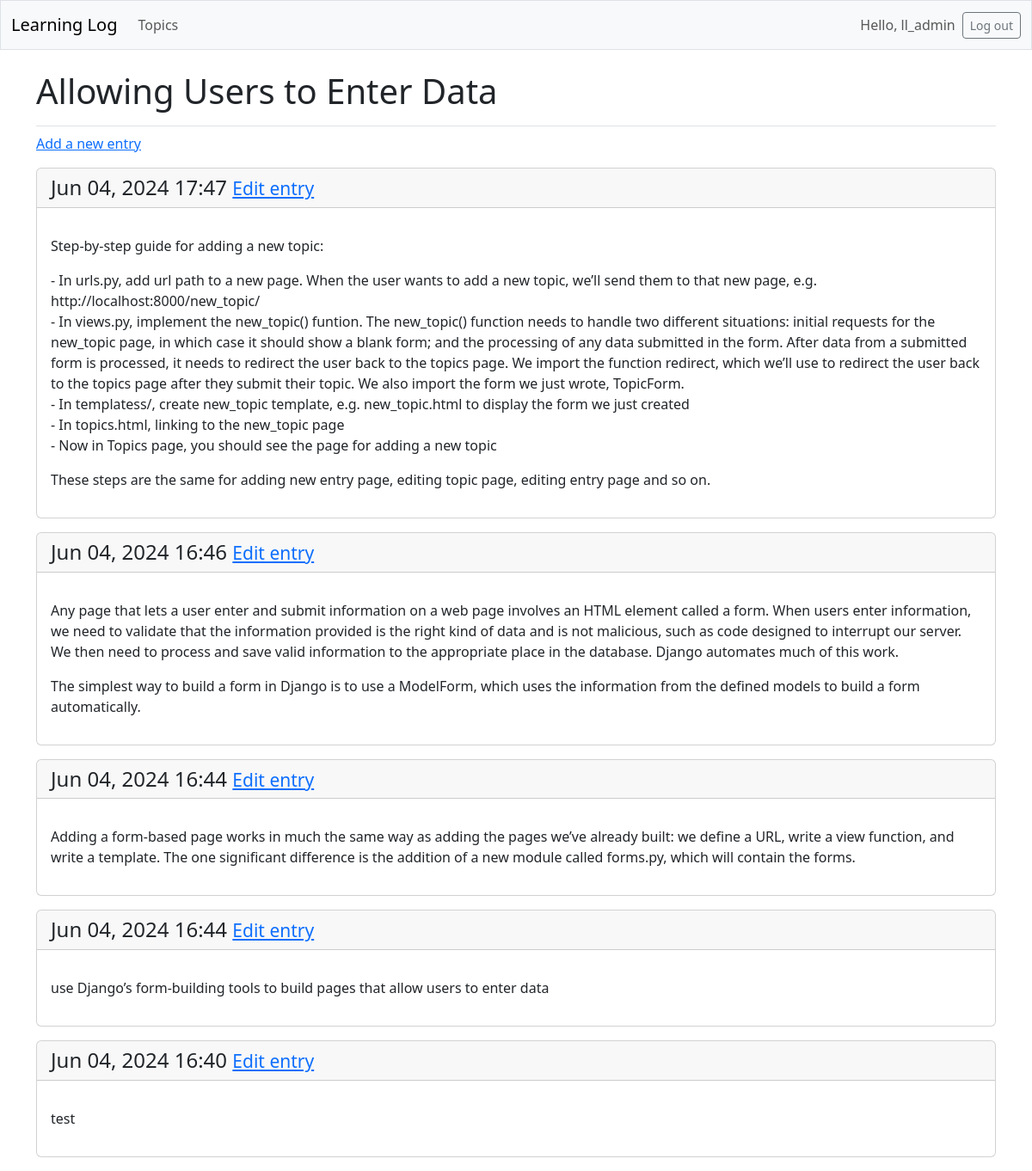
The page /topics/3/ (signed in) on the database its author committed.
### learning_logs/models.py (models this page shows, shortened)
class Topic(models.Model):
    text = models.CharField(max_length=200)
    date_added = models.DateTimeField(auto_now_add=True)
    owner = models.ForeignKey(User, on_delete=models.CASCADE)

class Entry(models.Model):
    topic = models.ForeignKey(Topic, on_delete=models.CASCADE)
    text = models.TextField()
    date_added = models.DateTimeField(auto_now_add=True)
    class Meta:
        verbose_name_plural = 'entries'

### learning_logs/views.py (the view)
# urls.py: path('topics/<int:topic_id>/', views.topic, name='topic'),
@login_required
def topic(request, topic_id):
    topic = Topic.objects.get(id=topic_id)
    if topic.owner != request.user:
        raise Http404
    entries = topic.entry_set.order_by('-date_added')
    context = {'topic': topic, 'entries': entries}
    return render(request, 'learning_logs/topic.html', context)

### learning_logs/templates/learning_logs/topic.html
{% extends 'learning_logs/base.html' %}
{% block page_header %}
<h1>{{ topic.text }}</h1>
{% endblock page_header %}
{% block content %}
<p>
    <a href="{% url 'learning_logs:new_entry' topic.id %}">Add a new entry</a>
</p>
{% for entry in entries %}
<div class="card mb-3">
    <h4 class="card-header">
        {{ entry.date_added|date:'M d, Y H:i' }}
        <small><a href="{% url 'learning_logs:edit_entry' entry.id %}">
                Edit entry</a></small>
    </h4>
    <div class="card-body">
        <p class="card-text">{{ entry.text|linebreaks }}</p>
    </div>
</div>
{% empty %}
<p>There are no entries for this topic yet.</p>
{% endfor %}
{% endblock content %}

### learning_logs/templates/learning_logs/base.html (shortened to what this page needs)
<!-- All Bootstrap styling options are now available in any template that inherits from base.html.
    If you want to use custom template tags from django-bootstrap5, each template will need to include
    the {% load django_bootstrap5 %} tag -->
<!DOCTYPE html>
<html lang="en">
<head>
    {% load django_bootstrap5 %}
    {% bootstrap_css %}
</head>
<body>
    <nav class="navbar navbar-expand-md navbar-light bg-light mb-4 border">
        <div class="container-fluid">
            <a class="navbar-brand" href="{% url 'learning_logs:index' %}">Learning Log</a>
            <div class="collapse navbar-collapse" id="navbarCollapse">
                <ul class="navbar-nav me-auto mb-2 mb-md-0">
                    <li class=" nav-item">
                        <a class="nav-link" href="{% url 'learning_logs:topics' %}">Topics</a>
                    </li>
                </ul>
                <ul class="navbar-nav ms-auto mb-2 mb-md-0">
                    {% if user.is_authenticated %}
                    <li class="nav-item">
                        <span class="navbar-text me-2">Hello, {{ user.username }}</span>
                    </li>
                    {% endif %}
                </ul>
                {% if user.is_authenticated %}
                <form action="{% url 'accounts:logout' %}" method="post">
                    <button type="submit" class="btn btn-outline-secondary btn-sm">Log out</button>
                </form>
                {% endif %}
            </div>
        </div>
    </nav>
    <main class="container">
        <div class="pb-2 mb-2 border-bottom">
            {% block page_header %} {% endblock page_header %}
        </div>
        <div>
            {% block content %}{% endblock content %}
        </div>
    </main>
</body>
</html>

### rows shown on the page
Topic: text "Allowing Users to Enter Data"
Entry: date_added "Jun 04, 2024 17:47", text "Step-by-step guide for adding a new topic: - In urls.py, add url path to a new page. When the user wants to add a new topic, we’ll send them to that new page, e.g. http://localhost:8000/new_topic/ - In views.py, implement the new_topic() funtion. The new_topic() function needs to handle two different situations: initial requests for the new_topic page, in which case it should show a blank form; and the processing of any data submitted in the form. After data from a submitted form is processed, it needs to redirect the user back to the topics page. We import the function redirect, which we’ll use to redirect the user back to the topics page after they submit their topic. We also import the…"
Entry: date_added "Jun 04, 2024 16:46", text "Any page that lets a user enter and submit information on a web page involves an HTML element called a form. When users enter information, we need to validate that the information provided is the right kind of data and is not malicious, such as code designed to interrupt our server. We then need to process and save valid information to the appropriate place in the database. Django automates much of this work. The simplest way to build a form in Django is to use a ModelForm, which uses the information from the defined models to build a form automatically."
Entry: date_added "Jun 04, 2024 16:44", text "Adding a form-based page works in much the same way as adding the pages we’ve already built: we define a URL, write a view function, and write a template. The one significant difference is the addition of a new module called forms.py, which will contain the forms."
Entry: date_added "Jun 04, 2024 16:44", text "use Django’s form-building tools to build pages that allow users to enter data"
Entry: date_added "Jun 04, 2024 16:40", text "test"

### other values the page prints
{{ user.username }} "ll_admin"
